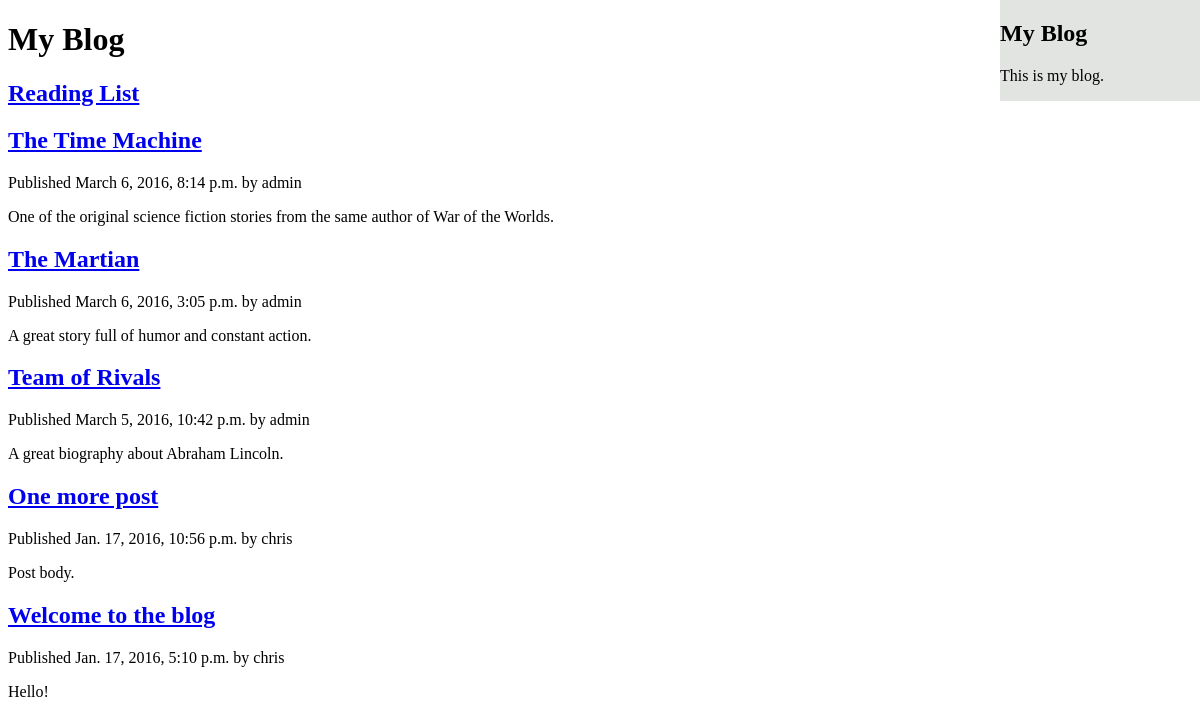
/blog/, run on an earlier commit of the app's database.
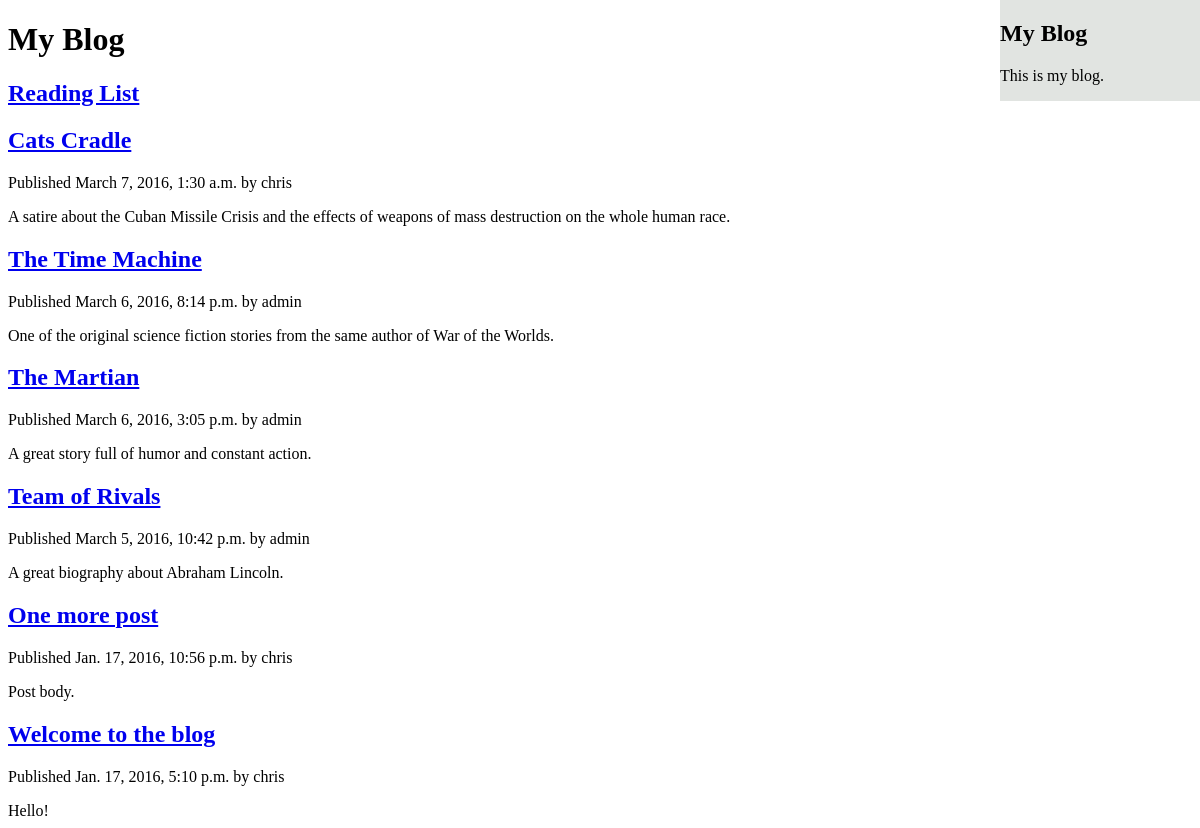
And on a later commit of the database.
### blog/models.py (models this page shows, shortened)
class Post(models.Model):
    objects = models.Manager()
    published = PublishedManager()
    STATUS_CHOICES = (
        ('draft', 'Draft'),
        ('published', 'Published'),
    )
    title = models.CharField(max_length=250)
    slug = models.SlugField(max_length=250, unique_for_date='publish')
    author = models.ForeignKey(User, related_name='blog_posts')
    creator = models.CharField(max_length=50, default='')
    body = models.TextField()
    publish = models.DateTimeField(default=timezone.now)
    created = models.DateTimeField(auto_now_add=True)
    updated = models.DateTimeField(auto_now=True)
    status = models.CharField(max_length=10, choices=STATUS_CHOICES,
                              default='draft')
    rating = models.IntegerField(default=0)
    def first_sentence(self):
        punctuation = []
        if '.' in self.body:
            punctuation.append(self.body.index("."))
        if '!' in self.body:
            punctuation.append(self.body.index("!"))
        if '?' in self.body:
            punctuation.append(self.body.index("?"))
        minimum_punctuation = min(punctuation)
        return self.body.partition(self.body[minimum_punctuation])[0] + \
            self.body.partition(self.body[minimum_punctuation])[1]
    def get_absolute_url(self):
        return reverse('blog:post_detail',
                       args=[
                           self.publish.year,
                           self.publish.strftime('%m'),
                           self.publish.strftime('%d'),
                           self.slug])
    class Meta:
        ordering = ('-publish',)

### blog/views.py (the view)
def post_list(request):
    posts = Post.published.all()
    return render(request, 'blog/post/list.html',
                  {'posts': posts})

### blog/models.py (called while the page is built)
    def get_queryset(self):
        return super(PublishedManager,
                     self).get_queryset().filter(status='published')

### blog/templates/blog/post/list.html (shortened to what this page needs)
{% extends "blog/base.html" %}
{% block content %}
<h1>My Blog</h1>
<h2>
    <a href="http://127.0.0.1:8000/blog/reading-list">Reading List </a>
</h2>
{% for post in posts %}
<h2>
<a href="{{post.get_absolute_url}}">
{{ post.title }}
</a>
</h2>
<p class="date">
Published {{ post.publish }} by {{ post.author }}
</p>
{{ post.first_sentence }}
{% endfor %}
{% endblock %}

What changed in the data, as far as the page shows it:
added Post: title "Cats Cradle", publish "March 7, 2016, 1:30 a.m.", author "chris", first_sentence "A satire about the Cuban Missile Crisis and the effects of weapons of mass destruction on the whole human race."
